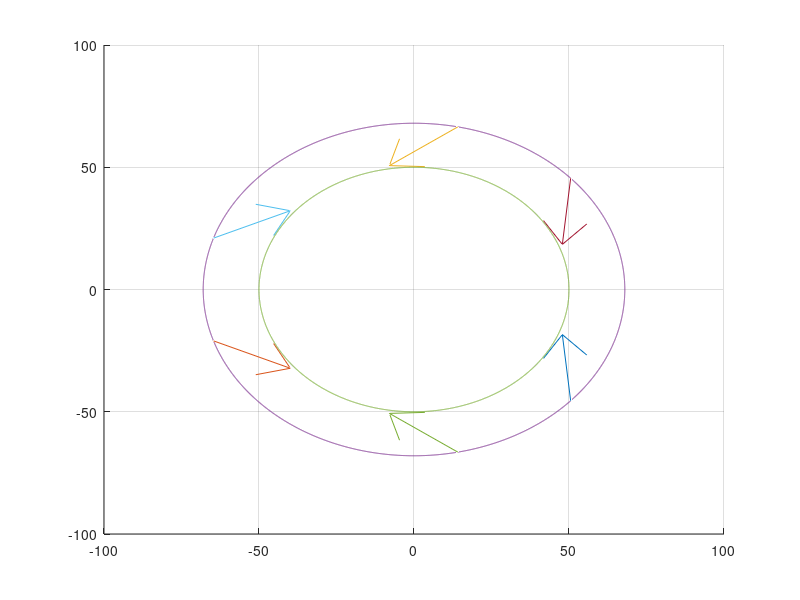

Reproduce this figure in MATLAB.
clear all;
clc

%% parameters
Ph_b = 18 * pi/ 180; %% Base Offset
Ph_p = 18 * pi/ 180; %% Upper Offset
Rb   = 68; %% Base Radius [mm]
Rp   = 50; %% Upper Radius [mm]
h    = 88.3; %% Heights [mm]
%%T_Offset = [0 0.01 0.01]';
T_Offset = [0 0 0]';

%% Angles of 12 hinges(Base, Upper)
Pb1 = -pi/3 + Ph_b;
Pb2 = -pi/3 - Ph_b;
Pb3 = -pi + Ph_b;
Pb4 = -pi - Ph_b;
Pb5 = -5*pi/3 + Ph_b;
Pb6 = -5*pi/3 - Ph_b;

Pp1 = -Ph_p;
Pp2 = -2*pi/3 + Ph_p;
Pp3 = -2*pi/3 - Ph_p;
Pp4 = -4*pi/3 + Ph_p;
Pp5 = -4*pi/3 - Ph_p;
Pp6 = -2*pi + Ph_p;

%% Coordinate of 12 hinges(Base, Upper)
B1x = Rb*cos(Pb1);
B1y = Rb*sin(Pb1);

B2x = Rb*cos(Pb2);
B2y = Rb*sin(Pb2);

B3x = Rb*cos(Pb3);
B3y = Rb*sin(Pb3);

B4x = Rb*cos(Pb4);
B4y = Rb*sin(Pb4);

B5x = Rb*cos(Pb5);
B5y = Rb*sin(Pb5);

B6x = Rb*cos(Pb6);
B6y = Rb*sin(Pb6);

P1x = Rp*cos(Pp1);
P1y = Rp*sin(Pp1);

P2x = Rp*cos(Pp2);
P2y = Rp*sin(Pp2);

P3x = Rp*cos(Pp3);
P3y = Rp*sin(Pp3);

P4x = Rp*cos(Pp4);
P4y = Rp*sin(Pp4);

P5x = Rp*cos(Pp5);
P5y = Rp*sin(Pp5);

P6x = Rp*cos(Pp6);
P6y = Rp*sin(Pp6);


B = {B1x B1y 0;
     B2x B2y 0;
     B3x B3y 0;
     B4x B4y 0;
     B5x B5y 0;
     B6x B6y 0};
 
P = {P1x P1y 0;
     P2x P2y 0;
     P3x P3y 0;
     P4x P4y 0;
     P5x P5y 0;
     P6x P6y 0};
 
 
% (0,0,0,0,0,0) 일때의 각 Vector 값
Vector = {-2.98102231770514	30.050031513655	88.3;
-24.5335795164956	17.6066568132085	88.3;
27.5146018342007	-12.4433747004465	88.3;
27.5146018342007	12.4433747004465	88.3;
-24.5335795164956	-17.6066568132085	88.3;
-2.9810223177051	-30.050031513655	88.3};

%% figure Drawing in Base & Upper
figure(2);
clf('reset');
hold on;
%%axis([-0.3 0.3 -0.3 0.3]);
grid on;

quiver3(B1x,B1y,0,cell2mat(Vector(1,1)),cell2mat(Vector(1,2)),cell2mat(Vector(1,3)));
hold on
quiver3(B2x,B2y,0,cell2mat(Vector(2,1)),cell2mat(Vector(2,2)),cell2mat(Vector(2,3)));
quiver3(B3x,B3y,0,cell2mat(Vector(3,1)),cell2mat(Vector(3,2)),cell2mat(Vector(3,3)));
quiver3(B4x,B4y,0,cell2mat(Vector(4,1)),cell2mat(Vector(4,2)),cell2mat(Vector(4,3)));
quiver3(B5x,B5y,0,cell2mat(Vector(5,1)),cell2mat(Vector(5,2)),cell2mat(Vector(5,3)));
quiver3(B6x,B6y,0,cell2mat(Vector(6,1)),cell2mat(Vector(6,2)),cell2mat(Vector(6,3)));
t = linspace(0,2*pi,10000);
BCircle_x = Rb*cos(t);
BCircle_y = Rb*sin(t);
BCircle_z = linspace(0,0,10000);
PCircle_x = Rp*cos(t);
PCircle_y = Rp*sin(t);
PCircle_z = linspace(h,h,10000);

plot3(BCircle_x,BCircle_y,BCircle_z);
plot3(PCircle_x,PCircle_y,PCircle_z);

